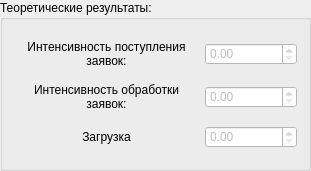
   <widget class="QGroupBox" name="groupBoxResultsTheory">
    <property name="geometry">
     <rect>
      <x>1050</x>
      <y>10</y>
      <width>311</width>
      <height>171</height>
     </rect>
    </property>
    <property name="styleSheet">
     <string notr="true">font: 10pt &quot;MS Shell Dlg 2&quot;;</string>
    </property>
    <property name="title">
     <string>Теоретические результаты:</string>
    </property>
    <layout class="QVBoxLayout" name="verticalLayout_7">
     <item>
      <layout class="QHBoxLayout" name="hLayoutResultIntensitySrcTheory" stretch="2,1">
       <item>
        <widget class="QLabel" name="labelResultIntensitySrcTheory">
         <property name="text">
          <string>Интенсивность поступления заявок:</string>
         </property>
         <property name="alignment">
          <set>Qt::AlignCenter</set>
         </property>
         <property name="wordWrap">
          <bool>true</bool>
         </property>
        </widget>
       </item>
       <item>
        <widget class="QDoubleSpinBox" name="dblSpinBoxResultIntensitySrcTheory">
         <property name="enabled">
          <bool>false</bool>
         </property>
         <property name="styleSheet">
          <string notr="true">background-color: rgb(255, 255, 255);</string>
         </property>
         <property name="minimum">
          <double>0.000000000000000</double>
         </property>
         <property name="maximum">
          <double>99999.990000000005239</double>
         </property>
        </widget>
       </item>
      </layout>
     </item>
     <item>
      <layout class="QHBoxLayout" name="hLayoutResultsIntensityServiceTheory" stretch="2,1">
       <item>
        <widget class="QLabel" name="labelResultsIntensityServiceTheory">
         <property name="text">
          <string>Интенсивность обработки заявок:</string>
         </property>
         <property name="alignment">
          <set>Qt::AlignCenter</set>
         </property>
         <property name="wordWrap">
          <bool>true</bool>
         </property>
        </widget>
       </item>
       <item>
        <widget class="QDoubleSpinBox" name="dblSpinBoxResultsIntensityServiceTheory">
         <property name="enabled">
          <bool>false</bool>
         </property>
         <property name="styleSheet">
          <string notr="true">background-color: rgb(255, 255, 255);</string>
         </property>
         <property name="minimum">
          <double>0.000000000000000</double>
         </property>
         <property name="maximum">
          <double>99999.990000000005239</double>
         </property>
        </widget>
       </item>
      </layout>
     </item>
     <item>
      <layout class="QHBoxLayout" name="hLayoutResultsLoadTheory" stretch="2,1">
       <item>
        <widget class="QLabel" name="labelResultsLoadTheory">
         <property name="text">
          <string>Загрузка</string>
         </property>
         <property name="alignment">
          <set>Qt::AlignCenter</set>
         </property>
         <property name="wordWrap">
          <bool>true</bool>
         </property>
        </widget>
       </item>
       <item>
        <widget class="QDoubleSpinBox" name="dblSpinBoxResultsLoadTheory">
         <property name="enabled">
          <bool>false</bool>
         </property>
         <property name="styleSheet">
          <string notr="true">background-color: rgb(255, 255, 255);</string>
         </property>
         <property name="minimum">
          <double>0.000000000000000</double>
         </property>
         <property name="maximum">
          <double>99999.990000000005239</double>
         </property>
        </widget>
       </item>
      </layout>
     </item>
    </layout>
   </widget>
